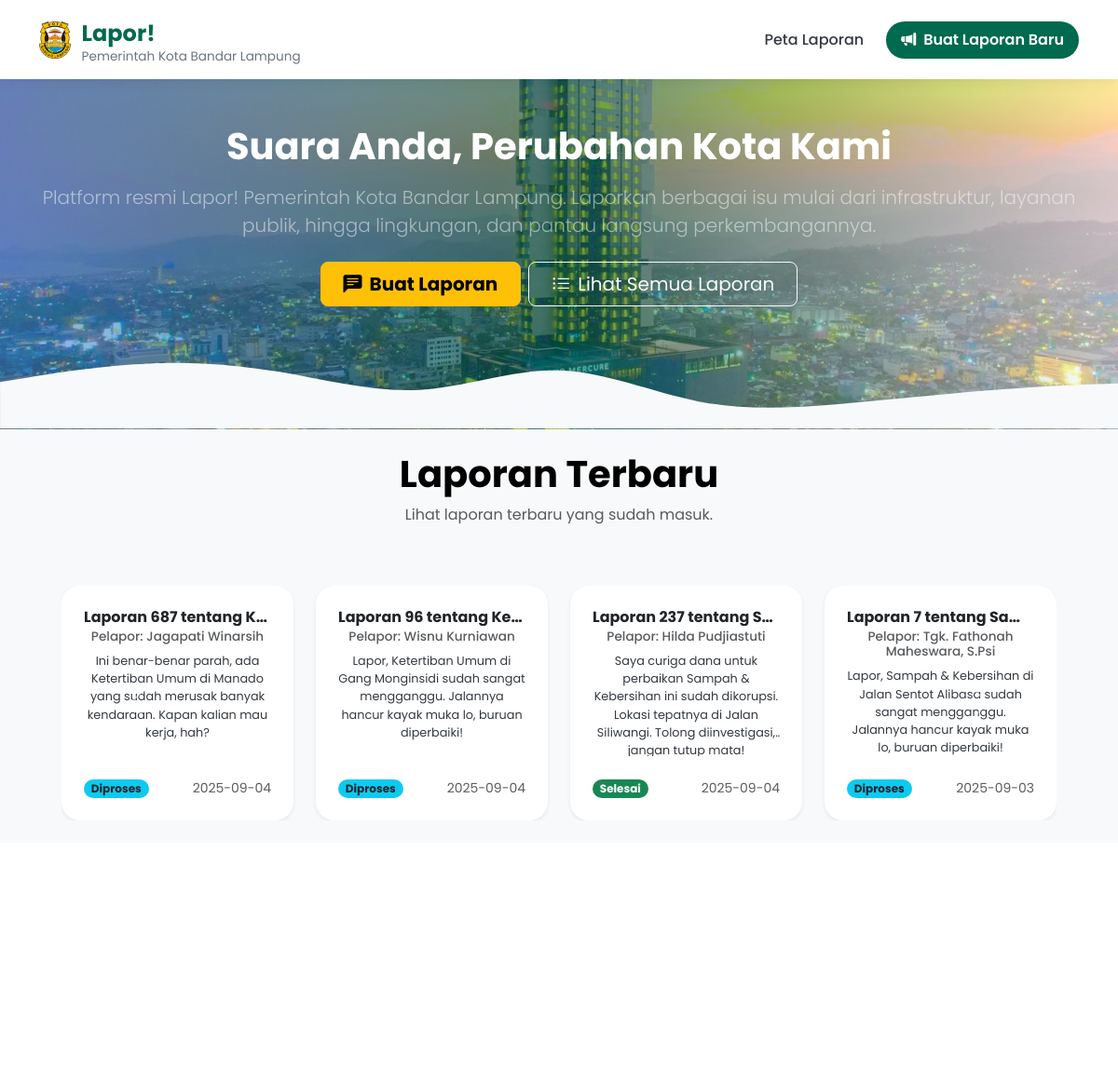
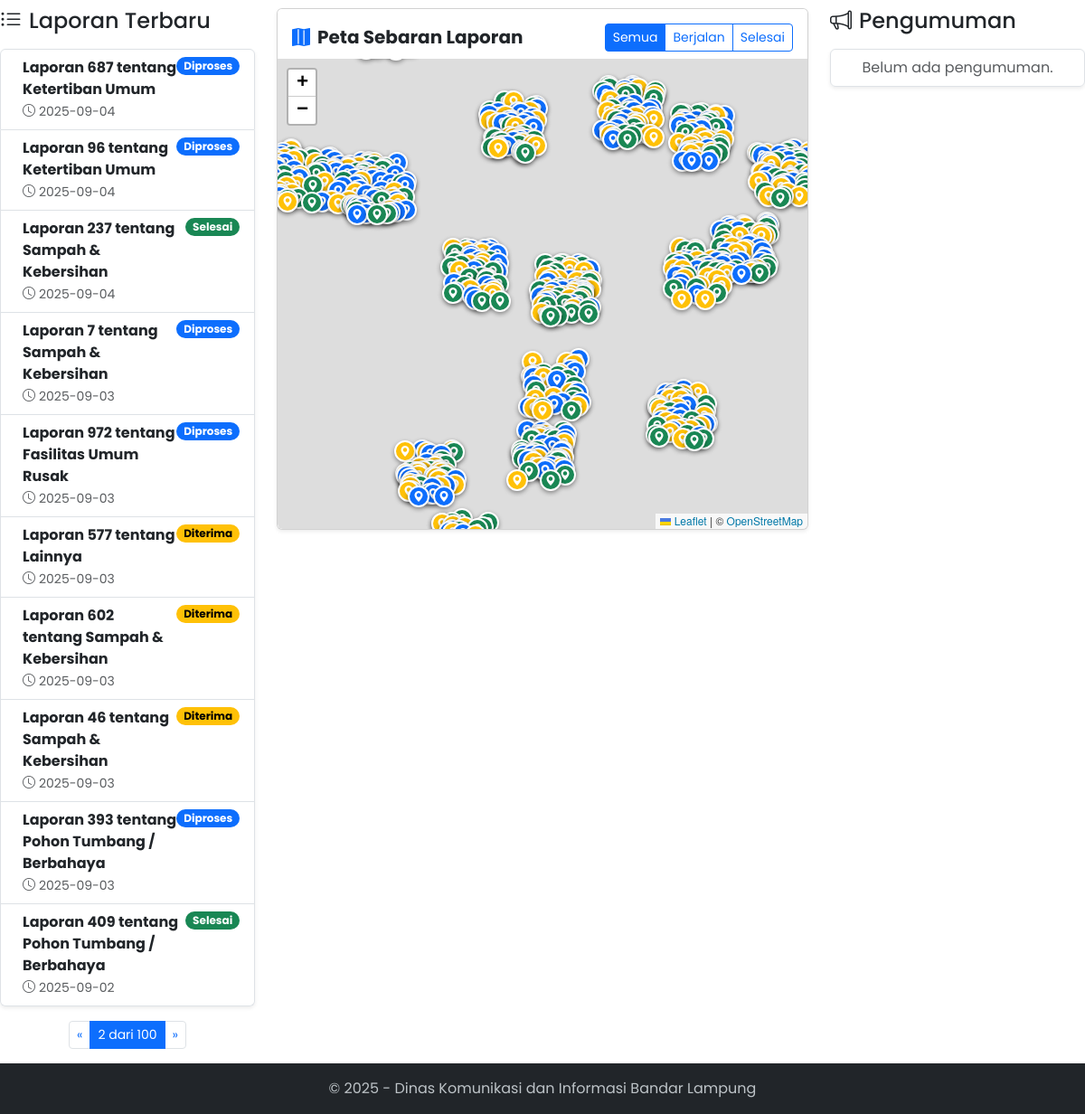
Before: /?laporan_page=2&pengumuman_page=1 with the older database file (2 pictures, top to bottom).
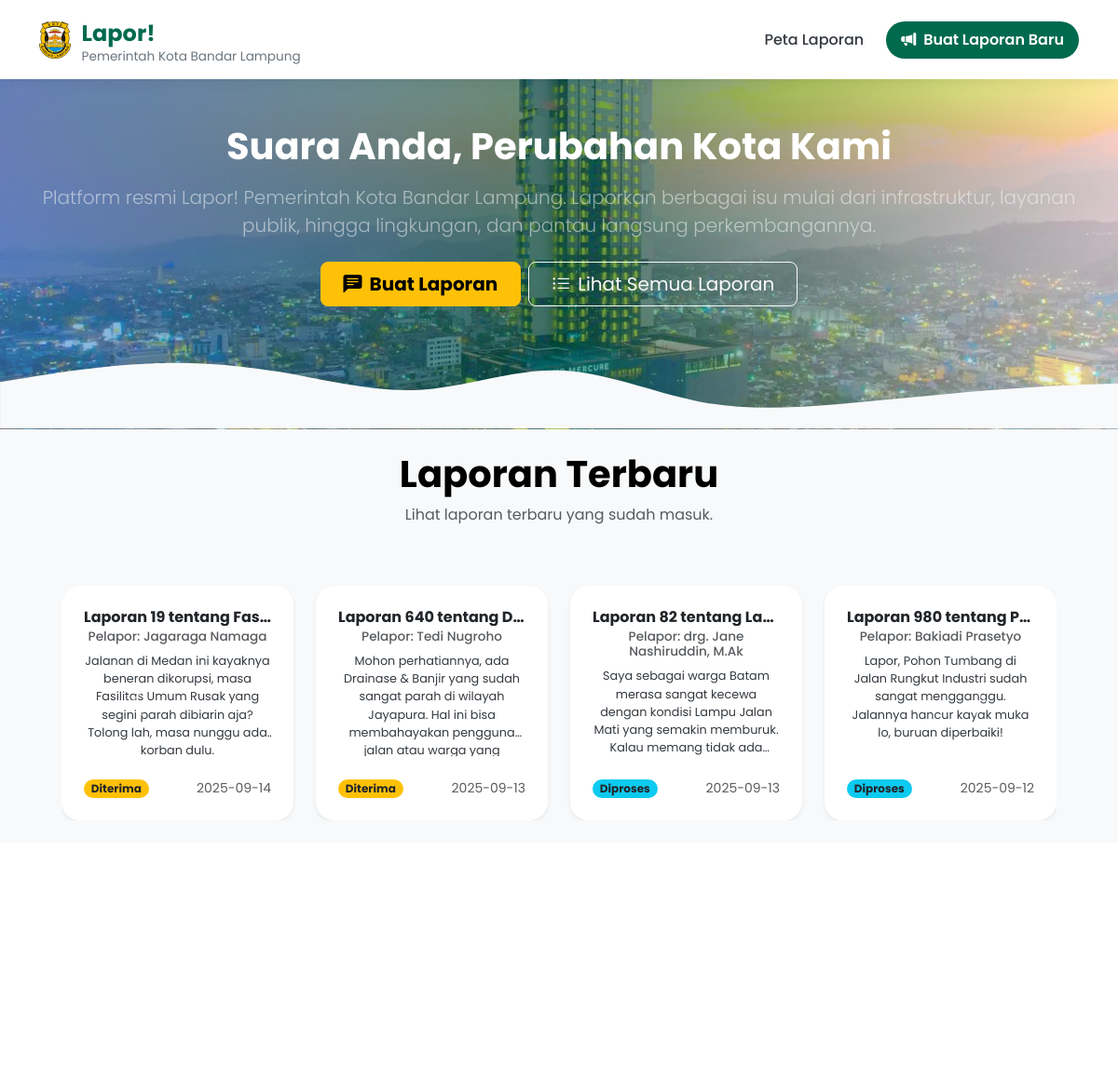
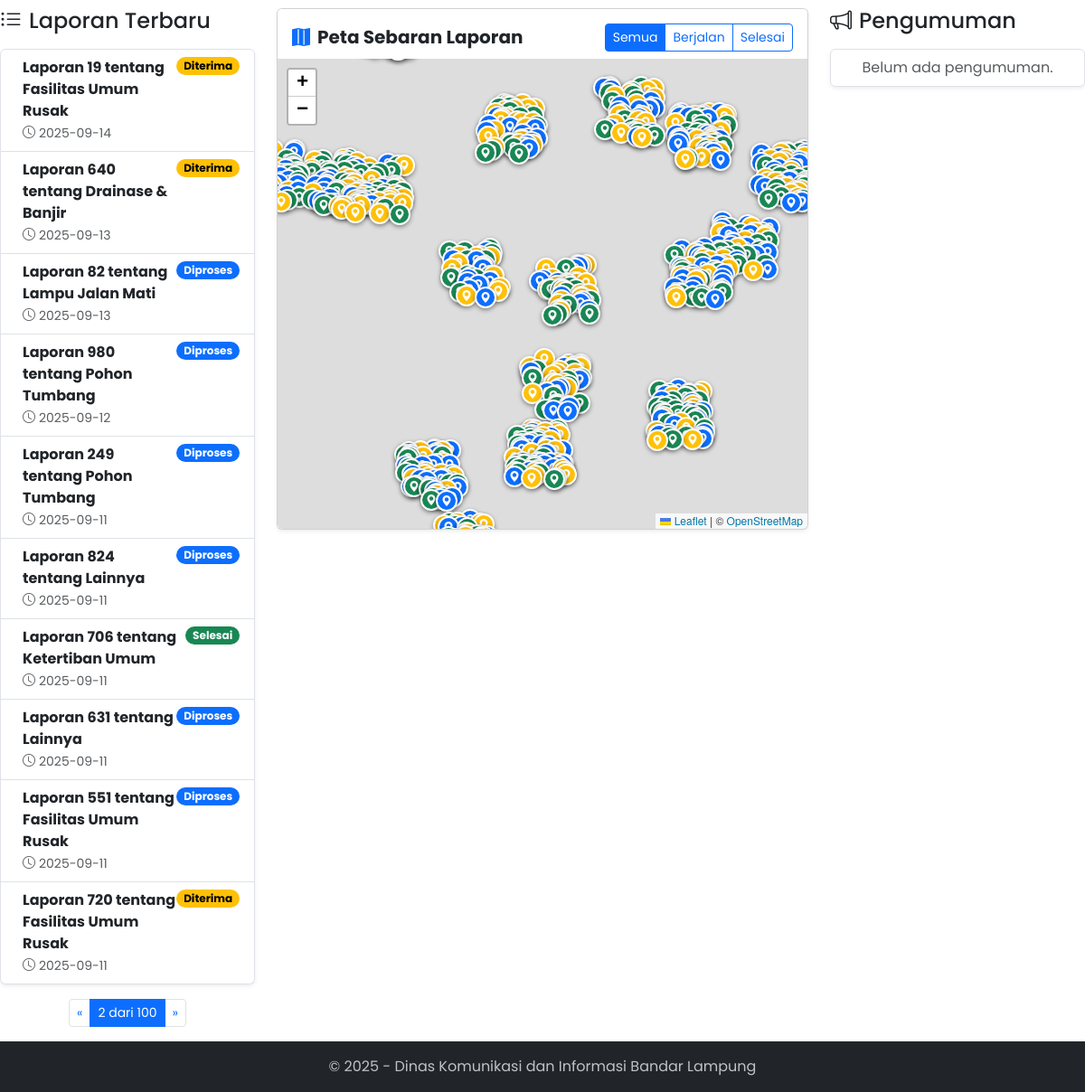
After: the same page with the newer database file (2 pictures, top to bottom).
### tables this page shows
CREATE TABLE laporan (
    id INTEGER PRIMARY KEY AUTOINCREMENT,
    nomor_laporan TEXT NOT NULL UNIQUE,
    nama_pelapor TEXT NOT NULL,
    no_whatsapp TEXT,
    judul TEXT NOT NULL,
    deskripsi TEXT NOT NULL,
    -- PERUBAHAN UTAMA: Menggunakan Foreign Key ke tabel kategori
    kategori_id INTEGER NOT NULL,
    kecamatan TEXT,
    kelurahan TEXT,
    foto TEXT,
    foto_selesai TEXT,
    dinas_penugas TEXT,
    pengumuman_publik TEXT,
    latitude REAL NOT NULL,
    longitude REAL NOT NULL,
    status TEXT NOT NULL DEFAULT 'Diterima',
    support_count INTEGER DEFAULT 0,
    timestamp DATETIME DEFAULT CURRENT_TIMESTAMP,
    -- Mendefinisikan hubungan antar tabel
    FOREIGN KEY (kategori_id) REFERENCES kategori (id)
);

### app.py (the view)
@app.route('/')
def index():
    laporan_page = request.args.get('laporan_page', 1, type=int)
    laporan_per_page = 10
    laporan_offset = (laporan_page - 1) * laporan_per_page
    pengumuman_page = request.args.get('pengumuman_page', 1, type=int)
    pengumuman_per_page = 5
    pengumuman_offset = (pengumuman_page - 1) * pengumuman_per_page
    conn = get_db_connection()
    query_all = """
        SELECT l.id, l.judul, k.nama_kategori, l.status, l.latitude, l.longitude, l.support_count
        FROM laporan l JOIN kategori k ON l.kategori_id = k.id
    """
    query_paginated = """
        SELECT l.*, k.nama_kategori
        FROM laporan l JOIN kategori k ON l.kategori_id = k.id
        ORDER BY l.timestamp DESC LIMIT ? OFFSET ?
    """
    all_laporan_rows = conn.execute(query_all).fetchall()
    paginated_laporan_rows = conn.execute(query_paginated, (laporan_per_page, laporan_offset)).fetchall()
    total_laporan = conn.execute('SELECT COUNT(id) FROM laporan').fetchone()[0]
    paginated_pengumuman_rows = conn.execute(
        "SELECT id, judul, pengumuman_publik, timestamp FROM laporan WHERE pengumuman_publik IS NOT NULL AND pengumuman_publik != '' AND status != 'Selesai' ORDER BY timestamp DESC LIMIT ? OFFSET ?",
        (pengumuman_per_page, pengumuman_offset)
    ).fetchall()
    total_pengumuman = conn.execute("SELECT COUNT(id) FROM laporan WHERE pengumuman_publik IS NOT NULL AND pengumuman_publik != '' AND status != 'Selesai'").fetchone()[0]
    conn.close()
    all_laporan_list = [dict(row) for row in all_laporan_rows]
    paginated_laporan_list = [dict(row) for row in paginated_laporan_rows]
    paginated_pengumuman_list = [dict(row) for row in paginated_pengumuman_rows]
    total_laporan_pages = math.ceil(total_laporan / laporan_per_page)
    total_pengumuman_pages = math.ceil(total_pengumuman / pengumuman_per_page)
    return render_template(
        'home.html',
        all_laporan_list=all_laporan_list,
        paginated_laporan_list=paginated_laporan_list,
        paginated_pengumuman_list=paginated_pengumuman_list,
        laporan_pagination={'page': laporan_page, 'total_pages': total_laporan_pages},
        pengumuman_pagination={'page': pengumuman_page, 'total_pages': total_pengumuman_pages}
    )

### app.py (called while the page is built)
def get_db_connection():
    conn = sqlite3.connect(DATABASE, detect_types=sqlite3.PARSE_DECLTYPES | sqlite3.PARSE_COLNAMES)
    conn.row_factory = sqlite3.Row
    return conn

### templates/home.html (shortened to what the changed rows need)
{% extends "layout.html" %} {% block title %}Dashboard Publik Lapor!{% endblock %} {% block content %}
<div class="section" id="hero">
     <div class="container py-5 text-center">
          <h1 class="display-6 fw-bold text-white mb-3">Suara Anda, Perubahan Kota Kami</h1>
     </div>
</div>
<div class="section" id="peta">
     <div class="container-md text-center">
          <div class="row p-4 justify-content-around align-items-center">
               <div class="col-12">
                    <div id="laporanCarousel" class="carousel slide" data-bs-ride="carousel">
                         <div class="carousel-inner" role="listbox">
                              {% set chunk_size = 4 %} {% set chunks = (paginated_laporan_list | batch(chunk_size)) %} {% for chunk in chunks %}
                              <div class="carousel-item {% if loop.first %}active{% endif %}">
                                   <div class="row g-4">
                                        {% for laporan in chunk %}
                                        <div class="col-lg-3 col-md-6">
                                             <a href="{{ url_for('detail_laporan', laporan_id=laporan.id) }}" class="card laporan-card shadow-sm h-100">
                                                  <div class="card-body d-flex flex-column">
                                                       <h5 class="card-title fw-bold text-truncate">{{ laporan.judul }}</h5>
                                                       <h6 class="card-subtitle mb-2 text-muted">Pelapor: {{ laporan.nama_pelapor }}</h6>
                                                       <p class="card-text flex-grow-1">{{ laporan.deskripsi }}</p>
                                                       <div class="d-flex justify-content-between align-items-center mt-auto pt-2">
                                                            <span
                                                                 class="badge {% if laporan.status == 'Diterima' %}bg-warning text-dark{% elif laporan.status == 'Diproses' %}bg-info text-dark{% elif laporan.status == 'Selesai' %}bg-success{% else %}bg-secondary{% endif %} rounded-pill"
                                                            >
                                                                 {{ laporan.status }}
                                                            </span>
                                                            <small class="text-muted">{{ laporan.timestamp.split(' ')[0] }}</small>
                                                       </div>
                                                  </div>
                                             </a>
                                        </div>
                                        {% endfor %}
                                   </div>
                              </div>
                              {% endfor %}
                         </div>
                    </div>
               </div>
          </div>
     </div>
</div>
<div class="row g-4">
     <div class="col-lg-3 bg-pr">
          <div class="list-group shadow-sm listlaporan">
               {% for laporan in paginated_laporan_list %}
               <a href="{{ url_for('detail_laporan', laporan_id=laporan.id) }}" class="list-group-item list-group-item-action d-flex justify-content-between align-items-start">
                    <div class="ms-2 me-auto">
                         <div class="fw-bold">{{ laporan.judul }}</div>
                         <small class="text-muted"><i class="bi bi-clock me-1"></i>{{ laporan.timestamp.split(' ')[0] }}</small>
                    </div>
                    <span
                         class="badge {% if laporan.status == 'Diterima' %}text-bg-warning {% elif laporan.status == 'Diproses' %}text-bg-primary {% elif laporan.status == 'Selesai' %}text-bg-success {% else %}text-bg-secondary {% endif %} rounded-pill"
                         style="font-size: 0.75rem"
                         >{{ laporan.status }}</span
                    >
               </a>
               {% else %}
               <div class="list-group-item text-center text-muted">Belum ada laporan.</div>
               {% endfor %}
          </div>
     </div>
     <div class="col-lg-6">
          <div class="card shadow-sm">
               <div class="card-body p-0">
                    <div id="map" style="height: 520px; border-radius: 0 0 0.375rem 0.375rem"></div>
               </div>
          </div>
     </div>
</div>
{% endblock %}

Changed rows visible on the page:
no longer on this page (row edited): laporan: judul "Laporan 687 tentang K…", nama_pelapor "Jagapati Winarsih", deskripsi "Ini benar-benar parah, ada Ketertiban Umum di Manado yang sudah merusak banyak kendaraan. Kapan kalian mau kerja, hah?", status "Diproses", timestamp "2025-09-04", judul "Laporan 687 tentang Ketertiban Umum"
no longer on this page (row edited): laporan: judul "Laporan 96 tentang Ke…", nama_pelapor "Wisnu Kurniawan", deskripsi "Lapor, Ketertiban Umum di Gang Monginsidi sudah sangat mengganggu. Jalannya hancur kayak muka lo, buruan diperbaiki!", status "Diproses", timestamp "2025-09-04", judul "Laporan 96 tentang Ketertiban Umum"
no longer on this page (row edited): laporan: judul "Laporan 237 tentang S…", nama_pelapor "Hilda Pudjiastuti", deskripsi "Saya curiga dana untuk perbaikan Sampah & Kebersihan ini sudah dikorupsi. Lokasi tepatnya di Jalan Siliwangi. Tolong diinvestigasi, jangan tutup mata!", status "Selesai", timestamp "2025-09-04", judul "Laporan 237 tentang Sampah & Kebersihan"
no longer on this page (row edited): laporan: judul "Laporan 7 tentang Sa…", nama_pelapor "Tgk. Fathonah Maheswara, S.Psi", deskripsi "Lapor, Sampah & Kebersihan di Jalan Sentot Alibasa sudah sangat mengganggu. Jalannya hancur kayak muka lo, buruan diperbaiki!", status "Diproses", timestamp "2025-09-03", judul "Laporan 7 tentang Sampah & Kebersihan"
no longer on this page (row edited): laporan: judul "Laporan 972 tentang Fasilitas Umum Rusak", timestamp "2025-09-03", status "Diproses", shown under "Laporan Terbaru"
no longer on this page (row edited): laporan: judul "Laporan 577 tentang Lainnya", timestamp "2025-09-03", status "Diterima", shown under "Laporan Terbaru"
no longer on this page (row edited): laporan: judul "Laporan 602 tentang Sampah & Kebersihan", timestamp "2025-09-03", status "Diterima", shown under "Laporan Terbaru"
no longer on this page (row edited): laporan: judul "Laporan 46 tentang Sampah & Kebersihan", timestamp "2025-09-03", status "Diterima", shown under "Laporan Terbaru"
no longer on this page (row edited): laporan: judul "Laporan 393 tentang Pohon Tumbang / Berbahaya", timestamp "2025-09-03", status "Diproses", shown under "Laporan Terbaru"
no longer on this page (row edited): laporan: judul "Laporan 409 tentang Pohon Tumbang / Berbahaya", timestamp "2025-09-02", status "Selesai", shown under "Laporan Terbaru"
now on this page (row edited): laporan: judul "Laporan 19 tentang Fas…", nama_pelapor "Jagaraga Namaga", deskripsi "Jalanan di Medan ini kayaknya beneran dikorupsi, masa Fasilitas Umum Rusak yang segini parah dibiarin aja? Tolong lah, masa nunggu ada korban dulu.", status "Diterima", timestamp "2025-09-14", judul "Laporan 19 tentang Fasilitas Umum Rusak"
now on this page (row edited): laporan: judul "Laporan 640 tentang D…", nama_pelapor "Tedi Nugroho", deskripsi "Mohon perhatiannya, ada Drainase & Banjir yang sudah sangat parah di wilayah Jayapura. Hal ini bisa membahayakan pengguna jalan atau warga…", status "Diterima", timestamp "2025-09-13", judul "Laporan 640 tentang Drainase & Banjir"
now on this page (row edited): laporan: judul "Laporan 82 tentang La…", nama_pelapor "drg. Jane Nashiruddin, M.Ak", deskripsi "Saya sebagai warga Batam merasa sangat kecewa dengan kondisi Lampu Jalan Mati yang semakin memburuk. Kalau memang tidak…", status "Diproses", timestamp "2025-09-13", judul "Laporan 82 tentang Lampu Jalan Mati"
now on this page (row edited): laporan: judul "Laporan 980 tentang P…", nama_pelapor "Bakiadi Prasetyo", deskripsi "Lapor, Pohon Tumbang di Jalan Rungkut Industri sudah sangat mengganggu. Jalannya hancur kayak muka lo, buruan diperbaiki!", status "Diproses", timestamp "2025-09-12", judul "Laporan 980 tentang Pohon Tumbang"
now on this page (row edited): laporan: judul "Laporan 249 tentang Pohon Tumbang", timestamp "2025-09-11", status "Diproses", shown under "Laporan Terbaru"
now on this page (row edited): laporan: judul "Laporan 824 tentang Lainnya", timestamp "2025-09-11", status "Diproses", shown under "Laporan Terbaru"
now on this page (row edited): laporan: judul "Laporan 706 tentang Ketertiban Umum", timestamp "2025-09-11", status "Selesai", shown under "Laporan Terbaru"
now on this page (row edited): laporan: judul "Laporan 631 tentang Lainnya", timestamp "2025-09-11", status "Diproses", shown under "Laporan Terbaru"
now on this page (row edited): laporan: judul "Laporan 551 tentang Fasilitas Umum Rusak", timestamp "2025-09-11", status "Diproses", shown under "Laporan Terbaru"
now on this page (row edited): laporan: judul "Laporan 720 tentang Fasilitas Umum Rusak", timestamp "2025-09-11", status "Diterima", shown under "Laporan Terbaru"
